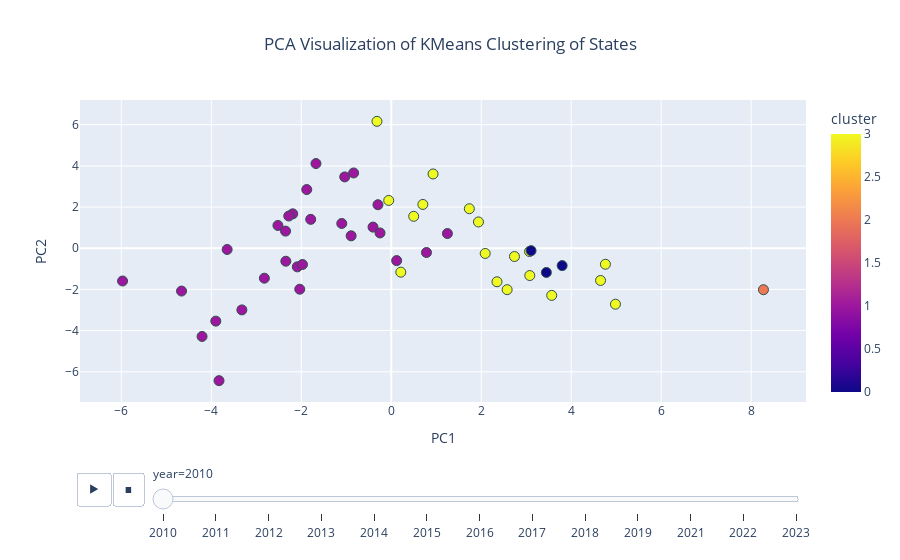

Write notebook code for a chart like this one.
### Code cell
fig = px.scatter(
            clusters_prop_time_series_pca,
            x='PC1',
            y='PC2',
            color='cluster',
            hover_name='State',
            title='PCA Visualization of KMeans Clustering of States',
            color_discrete_sequence='Viridis',
            animation_frame='year'
            )

fig.update_traces(marker=dict(size=10, line=dict(width=1, color='DarkSlateGrey')))
fig.update_layout(title_x=0.5)
fig.show()

### Figure 1 — Plotly figure (JSON) as saved in the notebook; plotly's stock layout.template omitted (floating-point values rounded to 4 significant figures)
{"data": [{"hovertemplate": "<b>%{hovertext}</b><br><br>year=2010<br>PC1=%{x}<br>PC2=%{y}<br>cluster=%{marker.color}<extra></extra>", "hovertext": ["Alabama", "Alaska", "Arizona", "Arkansas", "California", "Colorado", "Connecticut", "Delaware", "District of Columbia ", "Florida", "Georgia", "Hawaii", "Idaho", "Illinois", "Indiana", "Iowa", "Kansas", "Kentucky", "Louisiana", "Maine", "Maryland", "Massachusetts", "Michigan", "Minnesota", "Mississippi", "Missouri", "Montana", "Nebraska", "Nevada", "New Hampshire", "New Jersey", "New Mexico", "New York", "North Carolina", "North Dakota", "Ohio", "Oklahoma", "Oregon", "Pennsylvania", "Rhode Island", "South Carolina", "South Dakota", "Tennessee", "Texas", "Utah", "Vermont", "Virginia", "Washington", "West Virginia", "Wisconsin", "Wyoming"], "legendgroup": "", "marker": {"color": [1, 3, 3, 3, 1, 3, 1, 1, 1, 1, 1, 3, 3, 1, 1, 1, 3, 1, 3, 1, 1, 1, 1, 1, 3, 3, 3, 0, 3, 1, 1, 3, 1, 1, 0, 1, 3, 3, 1, 1, 1, 0, 1, 3, 3, 1, 1, 3, 1, 1, 2], "coloraxis": "coloraxis", "line": {"color": "DarkSlateGrey", "width": 1}, "size": 10, "symbol": "circle"}, "mode": "markers", "name": "", "orientation": "v", "showlegend": false, "type": "scatter", "x": [-1.034, 4.76, 2.088, 0.9293, 0.1204, 3.073, -2.82, -4.662, -5.973, -1.79, -1.878, 0.2126, 4.984, -0.4052, -0.2955, 1.248, 1.939, -1.674, -0.05606, -2.034, -3.648, -3.32, -0.8917, 0.7827, -0.3177, 0.7021, 4.652, 3.107, 3.079, -3.829, -2.088, 2.739, -1.974, -2.191, 3.798, -1.1, 1.736, 2.576, -2.343, -3.9, -2.278, 3.448, -0.8365, 0.4987, 3.566, -4.206, -2.519, 2.35, -2.35, -0.2497, 8.273], "xaxis": "x", "y": [3.465, -0.7773, -0.254, 3.608, -0.6016, -0.1608, -1.455, -2.08, -1.592, 1.402, 2.85, -1.163, -2.719, 1.026, 2.114, 0.7122, 1.276, 4.113, 2.322, -1.991, -0.06083, -2.995, 0.6022, -0.2087, 6.164, 2.127, -1.567, -0.1166, -1.326, -6.432, -0.9045, -0.4017, -0.7918, 1.669, -0.8445, 1.202, 1.919, -2.012, -0.6305, -3.541, 1.564, -1.176, 3.657, 1.551, -2.291, -4.286, 1.106, -1.63, 0.8319, 0.7428, -2.015], "yaxis": "y"}], "layout": {"coloraxis": {"colorbar": {"title": {"text": "cluster"}}, "colorscale": [[0, "#0d0887"], [0.1111, "#46039f"], [0.2222, "#7201a8"], [0.3333, "#9c179e"], [0.4444, "#bd3786"], [0.5556, "#d8576b"], [0.6667, "#ed7953"], [0.7778, "#fb9f3a"], [0.8889, "#fdca26"], [1, "#f0f921"]]}, "legend": {"tracegroupgap": 0}, "sliders": [{"active": 0, "currentvalue": {"prefix": "year="}, "len": 0.9, "pad": {"b": 10, "t": 60}, "steps": [{"args": [["2010"], {"frame": {"duration": 0, "redraw": false}, "fromcurrent": true, "mode": "immediate", "transition": {"duration": 0, "easing": "linear"}}], "label": "2010", "method": "animate"}, {"args": [["2011"], {"frame": {"duration": 0, "redraw": false}, "fromcurrent": true, "mode": "immediate", "transition": {"duration": 0, "easing": "linear"}}], "label": "2011", "method": "animate"}, {"args": [["2012"], {"frame": {"duration": 0, "redraw": false}, "fromcurrent": true, "mode": "immediate", "transition": {"duration": 0, "easing": "linear"}}], "label": "2012", "method": "animate"}, {"args": [["2013"], {"frame": {"duration": 0, "redraw": false}, "fromcurrent": true, "mode": "immediate", "transition": {"duration": 0, "easing": "linear"}}], "label": "2013", "method": "animate"}, {"args": [["2014"], {"frame": {"duration": 0, "redraw": false}, "fromcurrent": true, "mode": "immediate", "transition": {"duration": 0, "easing": "linear"}}], "label": "2014", "method": "animate"}, {"args": [["2015"], {"frame": {"duration": 0, "redraw": false}, "fromcurrent": true, "mode": "immediate", "transition": {"duration": 0, "easing": "linear"}}], "label": "2015", "method": "animate"}, {"args": [["2016"], {"frame": {"duration": 0, "redraw": false}, "fromcurrent": true, "mode": "immediate", "transition": {"duration": 0, "easing": "linear"}}], "label": "2016", "method": "animate"}, {"args": [["2017"], {"frame": {"duration": 0, "redraw": false}, "fromcurrent": true, "mode": "immediate", "transition": {"duration": 0, "easing": "linear"}}], "label": "2017", "method": "animate"}, {"args": [["2018"], {"frame": {"duration": 0, "redraw": false}, "fromcurrent": true, "mode": "immediate", "transition": {"duration": 0, "easing": "linear"}}], "label": "2018", "method": "animate"}, {"args": [["2019"], {"frame": {"duration": 0, "redraw": false}, "fromcurrent": true, "mode": "immediate", "transition": {"duration": 0, "easing": "linear"}}], "label": "2019", "method": "animate"}, {"args": [["2021"], {"frame": {"duration": 0, "redraw": false}, "fromcurrent": true, "mode": "immediate", "transition": {"duration": 0, "easing": "linear"}}], "label": "2021", "method": "animate"}, {"args": [["2022"], {"frame": {"duration": 0, "redraw": false}, "fromcurrent": true, "mode": "immediate", "transition": {"duration": 0, "easing": "linear"}}], "label": "2022", "method": "animate"}, {"args": [["2023"], {"frame": {"duration": 0, "redraw": false}, "fromcurrent": true, "mode": "immediate", "transition": {"duration": 0, "easing": "linear"}}], "label": "2023", "method": "animate"}], "x": 0.1, "xanchor": "left", "y": 0, "yanchor": "top"}], "title": {"text": "PCA Visualization of KMeans Clustering of States", "x": 0.5}, "updatemenus": [{"buttons": [{"args": [null, {"frame": {"duration": 500, "redraw": false}, "fromcurrent": true, "mode": "immediate", "transition": {"duration": 500, "easing": "linear"}}], "label": "&#9654;", "method": "animate"}, {"args": [[null], {"frame": {"duration": 0, "redraw": false}, "fromcurrent": true, "mode": "immediate", "transition": {"duration": 0, "easing": "linear"}}], "label": "&#9724;", "method": "animate"}], "direction": "left", "pad": {"r": 10, "t": 70}, "showactive": false, "type": "buttons", "x": 0.1, "xanchor": "right", "y": 0, "yanchor": "top"}], "xaxis": {"anchor": "y", "domain": [0, 1], "title": {"text": "PC1"}}, "yaxis": {"anchor": "x", "domain": [0, 1], "title": {"text": "PC2"}}}}
